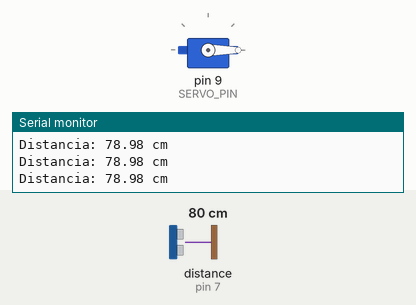
Recording of a sketch running on a simulated Arduino Uno, built with avr-gcc and run on an emulated ATmega328P. Shown: servo, the last lines printed to the serial monitor. Wiring (inferred from the names in the program): ultrasonic range finder: trigger pin 6; echo pin 7. The inputs (shaded band) are chosen by the test bench; at power-on: distance to the obstacle (sensor on pin 7) 80 cm. The echo pulse lasts 58.3 µs per cm.

Above: at 1.2 s.
1.3 s: distance to the obstacle (sensor on pin 7) set to 17 cm
2.8 s: distance to the obstacle (sensor on pin 7) set to 13 cm
At 4.1 s:
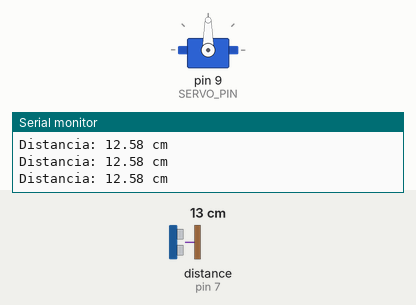
Timing chart, 0 to 5.8 s (numbered marks = the images above; inputs shaded):
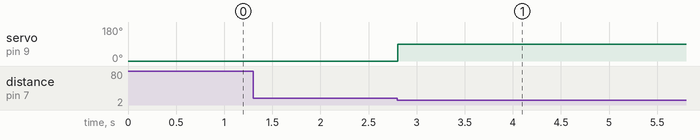

The sketch:

portao_fsm.ino
```cpp
#include <Servo.h>

#define TRIG_PIN 6
#define ECHO_PIN 7
#define SERVO_PIN 9

Servo porteira;

// ===== CONFIGURAÇÕES ====
const float DISTANCIA_ABERTURA = 15.0; // cm
const int ANGULO_ABERTO = 90;
const int ANGULO_FECHADO = 0;

// ===== ESTADOS DA PORTEIRA =====
enum EstadoPorteira {
  FECHADA,
  ABERTA
};

EstadoPorteira estadoAtual = FECHADA;

void setup() {
  pinMode(TRIG_PIN, OUTPUT);
  pinMode(ECHO_PIN, INPUT);

  porteira.attach(SERVO_PIN);
  porteira.write(ANGULO_FECHADO);

  Serial.begin(9600);
}

// ===== FUNÇÃO DE MEDIÇÃO =====
float medirDistancia() {
  digitalWrite(TRIG_PIN, LOW);
  delayMicroseconds(2);

  digitalWrite(TRIG_PIN, HIGH);
  delayMicroseconds(10);

  digitalWrite(TRIG_PIN, LOW);

  long duracao = pulseIn(ECHO_PIN, HIGH, 30000); // timeout 30ms

  if (duracao == 0) {
    return 999; // nada detectado
  }

  float distancia = duracao * 0.034 / 2;
  return distancia;
}

void loop() {
  float distancia = medirDistancia();

  switch (estadoAtual) {

    case FECHADA:
      if (distancia <= DISTANCIA_ABERTURA) {
        porteira.write(ANGULO_ABERTO);
        estadoAtual = ABERTA;
        Serial.println("Porteira ABERTA");
      }
      break;

    case ABERTA:
      if (distancia > DISTANCIA_ABERTURA) {
        porteira.write(ANGULO_FECHADO);
        estadoAtual = FECHADA;
        Serial.println("Porteira FECHADA");
      }
      break;
  }

  Serial.print("Distancia: ");
  Serial.print(distancia);
  Serial.println(" cm");

  delay(100);
}
```

Measured:
- the behaviour switches between 16 and 15 cm on distance to the obstacle (sensor on pin 7) (found by bisection; images 0 and 1)
- after the input at 2.8 s, servo on pin 9 (SERVO_PIN): 0° → 90° at once
